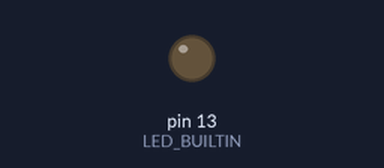
A sketch run on a simulated Arduino Uno, built with avr-gcc and run on an emulated ATmega328P. Shown: output pins drawn as LEDs (lit = HIGH).

Above: at 1.7 s.
At 30.7 s:
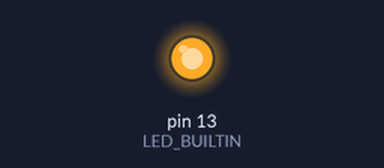
Timing chart, 0 to 32.2 s (numbered marks = the images above):
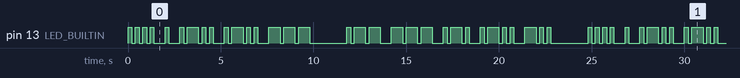

Measured:
- by itself, pin 13 (LED_BUILTIN): moves between LOW and HIGH, repeating every 24.8 s
- by itself, everything shown: repeats every 24.8 s, in 64 steps

The sketch:

MorseCode.ino
```cpp
#include <CMorseCode.h>

CMorseCode morseCode(LED_BUILTIN);

void setup()
{
}

void loop()
{
  morseCode.SendWord("Hello");
  morseCode.SendWord("World");
}
```
